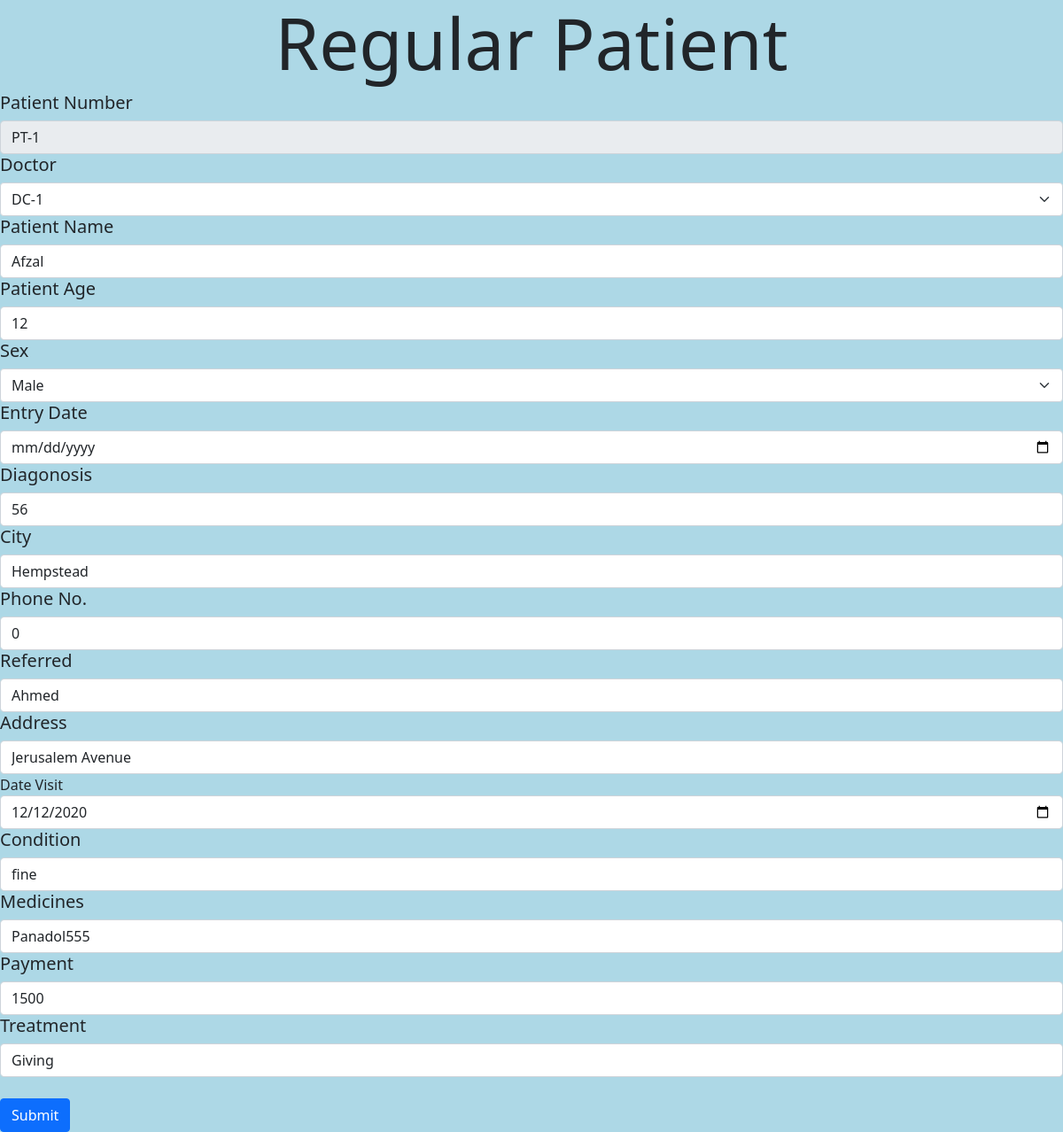
/patedit.php?edit=PT-1, run on the app's committed database.
### tables this page shows
CREATE TABLE `pat_reg` (
  `pat_no` varchar(255) DEFAULT NULL,
  `dat_vis` date DEFAULT NULL,
  `conditio` varchar(255) DEFAULT NULL,
  `treatment` varchar(255) DEFAULT NULL,
  `medicines` varchar(255) DEFAULT NULL,
  `doc_no` varchar(255) DEFAULT NULL,
  `pamyt` varchar(255) DEFAULT NULL
);

CREATE TABLE `pat_entry` (
  `pat_no` varchar(255) NOT NULL,
  `pat_name` varchar(255) DEFAULT NULL,
  `chkup_dt` date DEFAULT NULL,
  `pt_age` int(255) DEFAULT NULL,
  `sex` varchar(1) DEFAULT NULL,
  `diagonosis` varchar(255) DEFAULT NULL,
  `rfd` varchar(255) DEFAULT NULL,
  `address` varchar(255) DEFAULT NULL,
  `city` varchar(255) DEFAULT NULL,
  `ph_no` int(255) DEFAULT NULL,
  `department` varchar(255) DEFAULT NULL
);

### patedit.php (the view, shortened to what this page needs)
<?php
$con=mysqli_connect("localhost","root","");
if (isset($_GET['edit'])) {
	$pat=$_GET['edit'];
	$queryo="select status from pat_chkup where pat_no='$pat'";
	$queryorun=mysqli_query($con,$queryo);
	$res= mysqli_fetch_array($queryorun);
	$queryr="Select room_no,type,status from room_detail where status='Y'";
$queryro=mysqli_query($con,$queryr);
?>
<!DOCTYPE html>
<html>
<head>
	<link href="https://cdn.jsdelivr.net/npm/bootstrap@5.0.1/dist/css/bootstrap.min.css" rel="stylesheet">
</head>
<body style="background-color: lightblue; ">
<?php
	if ($res['status'] == 'Admit') {
		$q="Select * from pat_admit where pat_no='$pat'";
		$qu=mysqli_query($con,$q);
		$ress= mysqli_fetch_array($qu);
		$doc="select department from pat_entry where pat_no='$pat'";
		$qdp=mysqli_query($con,$doc);
		$dc= mysqli_fetch_array($qdp);
		$doctor=$dc['department'];
		$doccom="Select doc_no from all_doctors where department='$doctor'";
		$doctorcome=mysqli_query($con,$doccom);
		$e=mysqli_fetch_array($doctorcome);
		?>
<h3 class="display-1" align="center">Admit Patients</h3>
	<form action="admitpatient.php" method="post">
		<label class="h5">Patient Number</label><input type="text" name="pat_no" value="<?php echo $ress['pat_no'] ?>"; readonly class="form-control" id="exampleFormControlInput1">
		<label class="h5">Doctor Number</label>
		<select name="doc_no" class="form-select">
	<?php
	$id=$ress['pat_no'];
$sqlq="Select * from pat_entry where pat_no='$pat'";
$sqlqrun=mysqli_query($con,$sqlq);
$sqll= mysqli_fetch_array($sqlqrun);
while ($resss= mysqli_fetch_array($doctorcome)) {
?>
<option><?php echo $resss['doc_no']; ?></option>
<?php } ?>
</select>
<label class="h5">Patient Name</label>
<input type="text" name="pat_name" value="<?php echo $sqll['pat_name']; ?>" class="form-control" id="exampleFormControlInput1">
<label class="h5">Patient Age</label>
<input type="text" name="pt_age" value="<?php echo $sqll['pt_age']; ?>" class="form-control" id="exampleFormControlInput1">
<label class="h5">Sex</label>
<SELECT name="sex" class="form-select"><option value="M">Male</option>
<option value="F">Female</option>
</SELECT>
<label class="h5">Entry Date</label>
<input type="date" name="chkkup_dt" value="<?php echo $sqll['chkup_dt']; ?>" class="form-control" id="exampleFormControlInput1" ">
<label class="h5">Diagonosis</label>
<input type="text" name="diagonosis" value="<?php echo $sqll['diagonosis']; ?>" class="form-control" id="exampleFormControlInput1" >
<label class="h5">City</label>
<input type="text" name="city" value="<?php echo $sqll['city']; ?>" class="form-control" id="exampleFormControlInput1">
<label class="h5">Phone No.</label>
<input type="phone" name="ph_no" value="<?php echo $sqll['ph_no']; ?>" class="form-control" id="exampleFormControlInput1">
<label class="h5">Referred </label>
<input type="text" name="rfd" value="<?php echo $sqll['rfd']; ?>" class="form-control" id="exampleFormControlInput1">
<label class="h5">Address</label>
<input type="text" name="address" value="<?php echo $sqll['address']; ?>" class="form-control" id="exampleFormControlInput1">
	<label class="h5">Advance Payment</label>
	<input type="text" name="adv_pymt" value="<?php echo $ress['adv_pymt'] ?>;" class="form-control" id="exampleFormControlInput1">
	<label class="h5">Mode Of Payment</label>
	<input type="text" name="mode_pymt" value="<?php echo $ress['mode_pymt'] ?>;" class="form-control" id="exampleFormControlInput1">
<label class="h5" >Admitted On</label>
<input type="date" name="admtd_on" value="<?php echo $ress['admtd_on'] ?>;" class="form-control" id="exampleFormControlInput1">
<label class="h5">Cndition</label>
<input type="text" name="cond_on" value="<?php echo $ress['cond_on'] ?>;" class="form-control" id="exampleFormControlInput1">
<label class="h5">Investigating Doctor Numbers</label>
<input type="text" name="invstgtn_dn" value="<?php echo $ress['invstgtn_dn'] ?> ;"  class="form-control" id="exampleFormControlInput1">
<label class="h5">Attendent Numbers</label>
<input type="text" name="attdnt_nm" value="<?php echo $ress['attdnt_nm'] ?>;" class="form-control" id="exampleFormControlInput1">
<label class="h5">Room Number</label>
<select name="room_no" class="form-select">
	<?php
while ($resro= mysqli_fetch_array($queryro) ){
?>
<option value="<?php echo $resro['room_no']?>"> <?php echo $resro['room_no']?> </option>
<?php } ?>
</select>
</div><br>
<input type="submit" name="submit" class="btn btn-primary">
</form>
<?php
	}
	 else if ($res['status'] == 'Regular') {
	 	$q="Select * from pat_reg where pat_no='$pat'";
		$qu=mysqli_query($con,$q);
		$ress= mysqli_fetch_array($qu);
		$i=$ress['pat_no'];
		$doc="select department from pat_entry where pat_no='$i'";
		$qdp=mysqli_query($con,$doc);
		$dc= mysqli_fetch_array($qdp);
		$doctor=$dc['department'];
		$doccom="Select doc_no from all_doctors where department='$doctor'";
		$doctorcome=mysqli_query($con,$doccom);
		?>
		<h3 class="display-1" align="center"> Regular Patient</h3>
		<form action="regpatient.php" method="post">
			<label class="h5">Patient Number</label><input type="text" name="pat_no" value="<?php echo $ress['pat_no'] ?>"; readonly class="form-control" id="exampleFormControlInput1">
		<label class="h5">Doctor</label>
		<select name="doc_no" class="form-select">
	<?php
	$id=$ress['pat_no'];
$sqlq="Select * from pat_entry where pat_no='$id'";
$sqlqrun=mysqli_query($con,$sqlq);
$sqll= mysqli_fetch_array($sqlqrun);
while ($resss= mysqli_fetch_array($doctorcome)) {
?>
<option><?php echo $resss['doc_no']; ?></option>
<?php } ?>
</select>
<label class="h5">Patient Name</label>
<input type="text" name="pat_name" value="<?php echo $sqll['pat_name']; ?>" class="form-control" id="exampleFormControlInput1">
<label class="h5">Patient Age</label>
<input type="text" name="pt_age" value="<?php echo $sqll['pt_age']; ?>" class="form-control" id="exampleFormControlInput1">
<label class="h5">Sex</label>
<SELECT name="sex" class="form-select"><option value="M">Male</option>
</SELECT>
<label class="h5">Entry Date</label>
<input type="date" name="chkkup_dt" value="<?php echo $sqll['chkup_dt']; ?>"  class="form-control" id="exampleFormControlInput1">
<label class="h5">Diagonosis</label>
<input type="text" name="diagonosis" value="<?php echo $sqll['diagonosis']; ?>" class="form-control" id="exampleFormControlInput1" >
<label class="h5">City</label>
<input type="text" name="city" value="<?php echo $sqll['city']; ?>" class="form-control" id="exampleFormControlInput1">
<label class="h5">Phone No.</label>
<input type="phone" name="ph_no" value="<?php echo $sqll['ph_no']; ?>" class="form-control" id="exampleFormControlInput1">
<label class="h5">Referred </label>
<input type="text" name="rfd" value="<?php echo $sqll['rfd']; ?>" class="form-control" id="exampleFormControlInput1">
<label class="h5">Address</label>
<input type="text" name="address" value="<?php echo $sqll['address']; ?>" class="form-control" id="exampleFormControlInput1">
		<label>Date Visit</label>
<input type="Date" name="dat_vis" value="<?php echo $ress['dat_vis']; ?>" class="form-control" id="exampleFormControlInput1">
<label class="h5">Condition</label>
<input type="text" name="conditio" value="<?php echo $ress['conditio']; ?>" class="form-control" id="exampleFormControlInput1">
<label class="h5">Medicines</label>
<input type="text" name="medicines" value="<?php echo $ress['medicines']; ?>" class="form-control" id="exampleFormControlInput1">
<label class="h5">Payment</label>
<input type="text" name="paymt" value="<?php echo $ress['pamyt']; ?>" class="form-control" id="exampleFormControlInput1">
<label class="h5">Treatment</label>
<input type="text" name="treatment" value="<?php echo $ress['treatment']; ?>" class="form-control" id="exampleFormControlInput1"><br>
<input type="submit" name="submit" class="btn btn-primary">
		</form>
	<?php
	}
}
?>
</body>
</html>

### data on the page
pat_reg: pat_no "PT-1", dat_vis "12/12/2020", conditio "fine", medicines "Panadol555", paymt "1500", treatment "Giving"
pat_entry: pat_name "Afzal", pt_age "12", diagonosis "56", city "Hempstead", ph_no "0", rfd "Ahmed", address "Jerusalem Avenue"

### other printed values
form field doc_no "DC-1"
